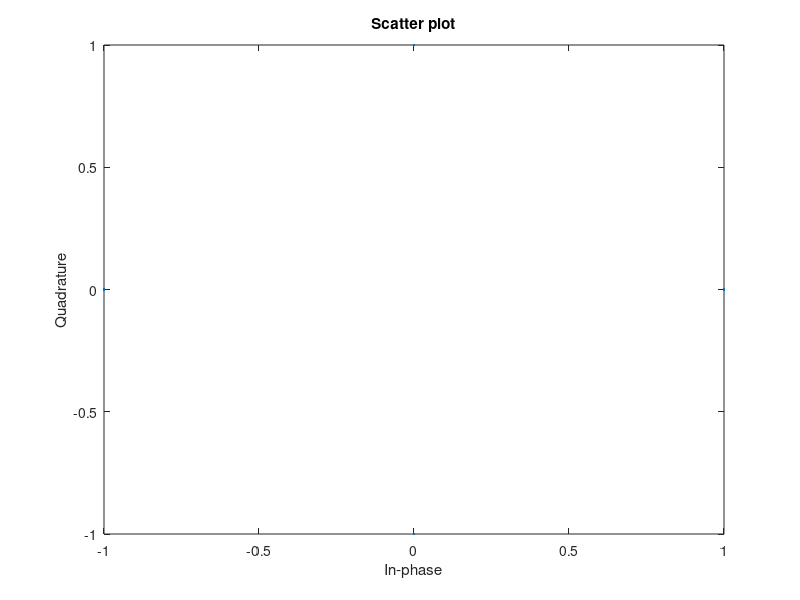

MATLAB code for this plot:
%%
M=4;
Ns=100;
dA=randi([0,M-1], Ns,1);
sA=exp(1i*2*pi*(dA-1)/M);
dB=randi([0,M-1], Ns,1);
sB=exp(1i*2*pi*(dB-1)/M);

scatterplot(sA);
%%

de=floor(angle(sA)/(pi/M));